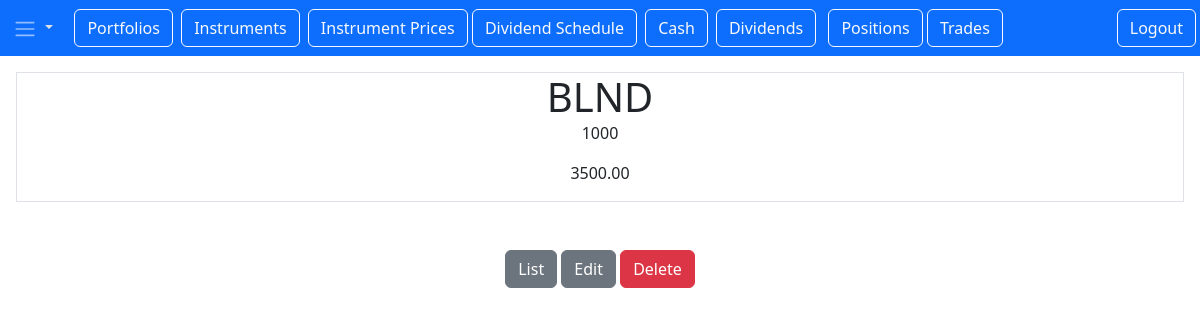
The app's page /pos/position/46 (signed in) with its own data.
### position/models.py (models this page shows)
class Position(models.Model):
    id = models.AutoField(primary_key=True)
    quantity = models.DecimalField(max_digits=12, decimal_places=0)
    cost = models.DecimalField(max_digits=12, decimal_places=2)
    avg_price = models.DecimalField(max_digits=12, decimal_places=2)
    pnl = models.DecimalField(max_digits=12, decimal_places=2, default=0)
    notes = models.CharField(max_length=100, unique=False)
    created_on = models.DateTimeField(auto_now_add=True)
    updated_on = models.DateTimeField(auto_now=True)
    portfolio = models.ForeignKey(Portfolio, on_delete=models.CASCADE)
    instrument = models.ForeignKey(Instrument, on_delete=models.CASCADE)
    user = models.ForeignKey(User, null=True, on_delete=models.SET_NULL)
    div_payment_per_share = 0
    div_payment_per_share_pcnt = 0  # pcnt of mkt price
    div_payment_per_share_pcnt_of_cost = 0
    div_ytd = 0
    div_ytd_pcnt_of_cost = 0
    div_last = 0
    div_prev = 0
    year = 0
    position_value = 0
    value_change = 0
    unrealised_pnl = 0
    unrealised_pnl_pct = 0 # as %age of cost
    instrument_price = None # manual join to instrument price table
    dividend_schedule = None
    class Meta:
        db_table = "app_position"
        unique_together = [["portfolio", "instrument"]]
        indexes = [
            models.Index(fields=["portfolio", "instrument"]),
        ]

### instrument/models.py (models this page shows)
class Instrument(models.Model):
    id = models.AutoField(primary_key=True)
    code = models.CharField(max_length=10, unique=True, blank=False)
    sedol =  models.CharField(max_length =10, unique=False)
    alt_code = models.CharField(max_length=10, unique=False, default='')
    description = models.CharField(max_length=100, unique=False)
    price_source = models.CharField(max_length=20, unique=False)
    price_source_code = models.CharField(max_length=10, default='')
    dividend_info_link = models.URLField(null=False, default='')
    company_link = models.URLField(null=False, default='')
    sector = models.CharField(max_length=20, unique=False, default='')
    dividend_frequency = models.IntegerField(unique=False, default=2)
    created_on = models.DateTimeField(auto_now_add=True)
    updated_on = models.DateTimeField(auto_now=True)
    user = models.ForeignKey(User, null=True, on_delete=models.SET_NULL)
    yahoo_chart = ''
    yahoo_info = ''
    class Meta:
        db_table = "app_instrument"
        ordering = ('code',)
    def __str__(self):
        return f"{self.code}"

### position/views.py (the view)
# urls.py: path('position/<int:pk>', views.PositionDetailView.as_view(), name='position.details'),
class PositionDetailView(DetailView):
    model = Position
    context_object_name = "position"
    template_name = 'position_details.html'

### position/templates/position_details.html (shortened to what this page needs)
{% extends "base.html" %}
{% block content %}
<div class="border round">
    <h1 class="my-5">{{position.instrument}}</h1>
    <p>{{position.quantity}}</p>
    <p>{{position.cost}}</p>
</div>
<a href="{% url 'position.list' %}" class="btn btn-secondary my-5">List</a>
<a href="{% url 'position.update' pk=position.id%}" class="btn btn-secondary">Edit</a>
<a href="{% url 'position.delete' pk=position.id%}" class="btn btn-danger">Delete</a>
{% endblock %}

### static/styles.css (style rules this page uses)
h1, h2 { display: inline; }

### records on screen
Position: instrument "BLND", quantity "1000", cost "3500.00"
